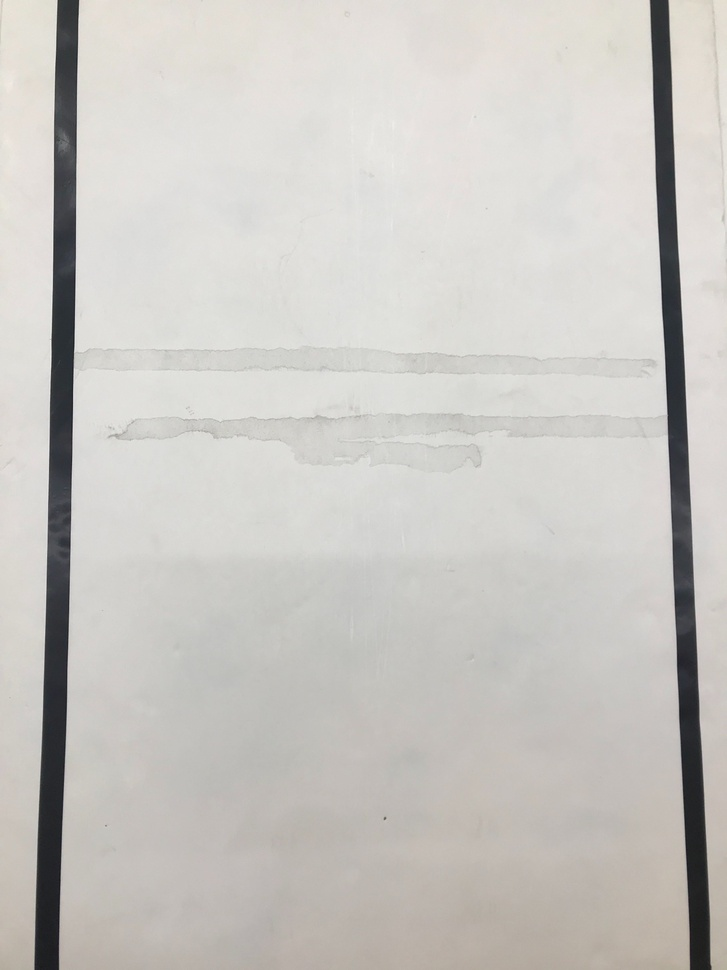
#> input picture line.jpg, 727 x 970 px, shrunk from 3024 x 4032 before the run
$ python canny_test.py
#> lines starting #> are read from the running program, lines starting #| are printed output that depends on the picture; after the words box and inside, x2 and y2 are one past the last pixel; in counts of white or black regions, pixels touching at a corner belong together
import cv2
import numpy as np
import matplotlib.pyplot as plt
import time

lane_img = cv2.imread("./line.jpg", cv2.IMREAD_COLOR)
#> lane_img is the input picture: shape (970, 727, 3); mean B, G, R 194.2, 198.5, 200.9
hsv = cv2.cvtColor(lane_img, cv2.COLOR_BGR2HSV)
#> hsv: shape (970, 727, 3); mean H, S, V 27.1, 10.4, 201.3

lower_black = np.array([0, 0, 0])
upper_black = np.array([105, 105, 105])
mask = cv2.inRange(hsv, lower_black, upper_black)
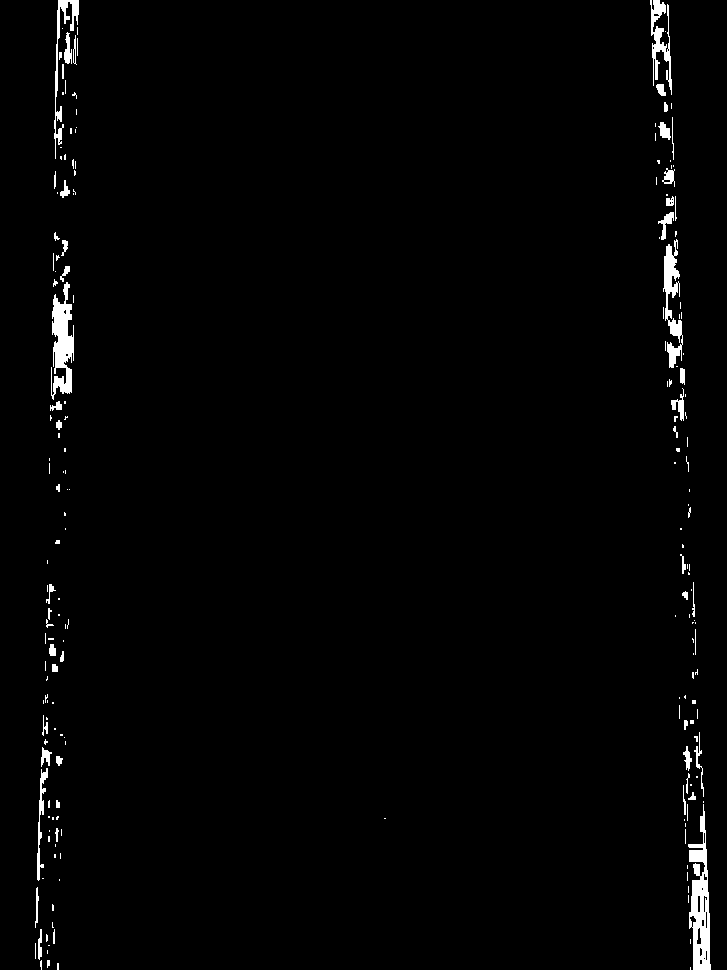
#> mask: shape (970, 727); 1.5% white; 200 white regions (144 under 20 px), largest, box (x1, y1, x2, y2) and area: (688, 804, 711, 970) 1985, (51, 282, 74, 400) 1587, (663, 239, 683, 368) 1129
canny = cv2.Canny(mask, 150, 300)
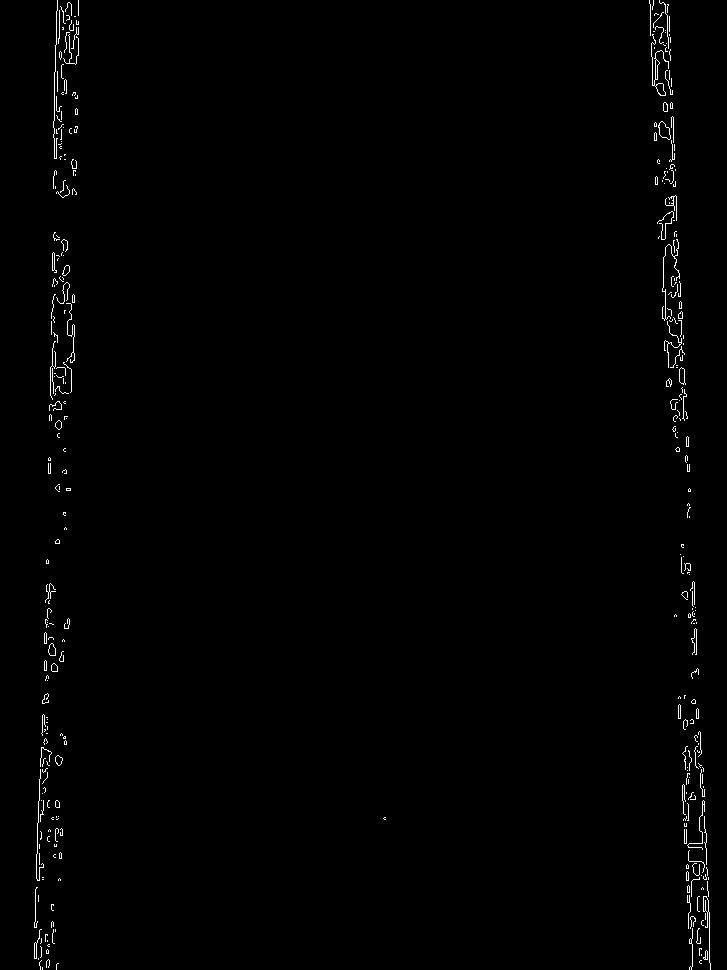
#> canny: shape (970, 727); 0.8% white in thin lines or dots

canny_img = np.copy(canny)
height = canny_img.shape[0]
#> height = 970
width = canny_img.shape[1]
#> width = 727

print(f"Image width : {width}, height : {height}\n")
#| Image width : 727, height : 970

## for middle locations
img = cv2.imread('./line.jpg')
gray = cv2.cvtColor(img,cv2.COLOR_BGR2GRAY)
gray_img = np.copy(gray)

d = height // 10
#> d = 97
epo1 = 2*d
#> epo1 = 194
epo2 = d*9
#> epo2 = 873
crop_img = gray_img[epo1:epo2] # height를 d등분해서 3번째 (2d ~ 3d-1)
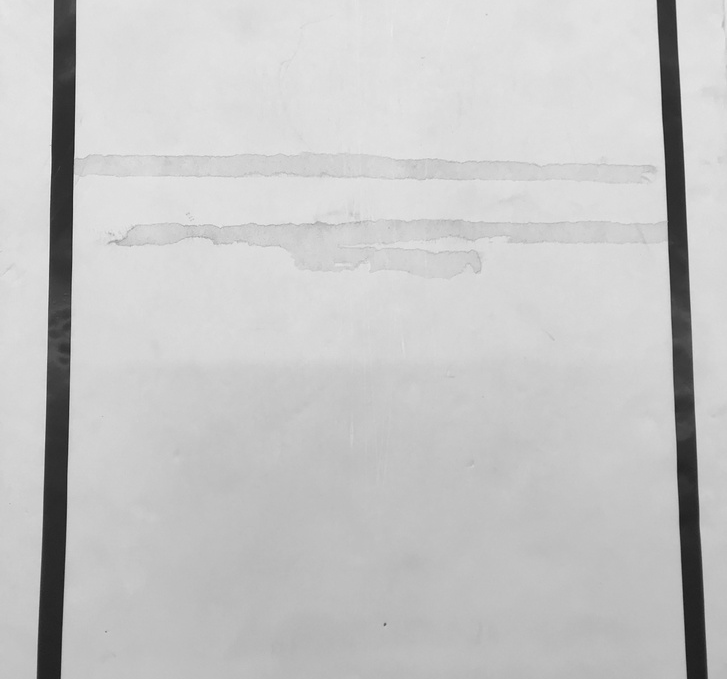
#> crop_img: shape (679, 727); min 24, max 241, mean 198.1

# strengthen
strengthen_img = np.power(crop_img, 2)
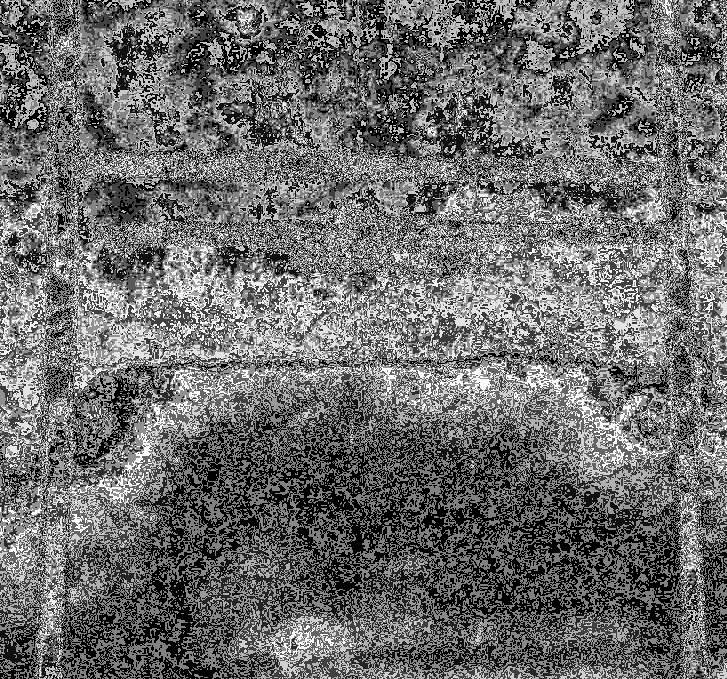
#> strengthen_img: shape (679, 727); min 0, max 249, mean 108.1
crop_height = strengthen_img.shape[0]
#> crop_height = 679
crop_width = strengthen_img.shape[1]
#> crop_width = 727
print(f"Crop image width : {crop_width}, height : {crop_height}\n")
#| Crop image width : 727, height : 679

middles = []

start = time.time()
for i in range(len(strengthen_img)):
    lcur = crop_width // 2 - (crop_width // 4)
    rcur = crop_width // 2 + (crop_width // 4)

    while(strengthen_img[i][lcur] == 0 and strengthen_img[i][rcur] == 0):
        if strengthen_img[i][lcur] == 0:
            lcur -= 1
        if strengthen_img[i][rcur] == 0:
            rcur += 1
        if lcur < 0:
            lcur = 0
            break
        if rcur > crop_width - 1:
            rcur = crop_width - 1
            break

    middle = (rcur + lcur) // 2
    middles.append(middle)
#> after the loop, middles = 679 values from 363 to 363

## draw middle line
color = (0, 255, 0)
for i in range(epo1, epo2):
    gray_img = cv2.line(gray_img,(middles[i-epo1],i), (middles[i-epo1],i), color, 5)
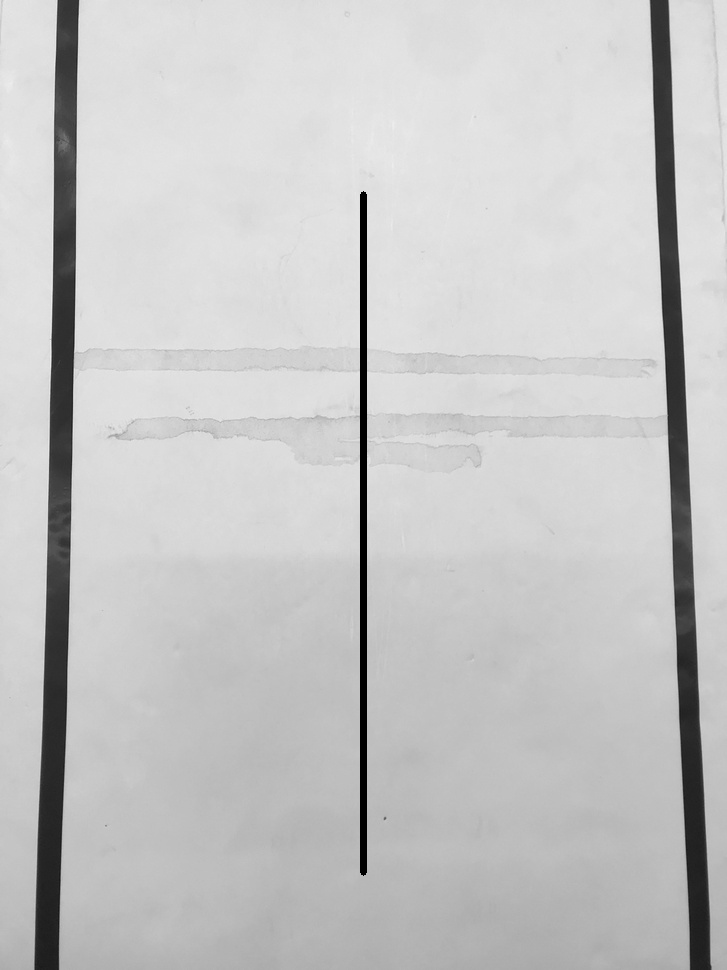
#> gray_img: shape (970, 727); min 0, max 241, mean 197.3

## plt.imshow(img)
plt.subplot(1, 2, 1)
plt.imshow(gray_img)
plt.subplot(1, 2, 2)
plt.imshow(crop_img)
plt.show()
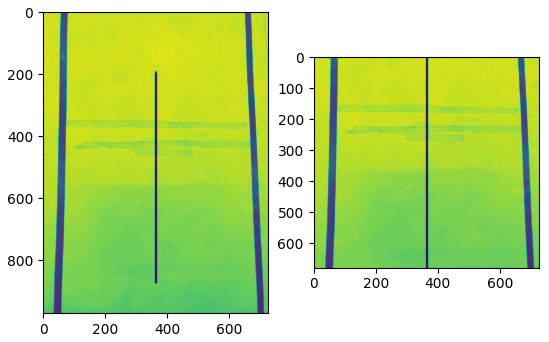
#> figure drawn by matplotlib, 2 panels
x_center = np.mean(middles)
#> x_center = 363

print(f"avg of middle point : {x_center}")
#| avg of middle point : 363.0
end = time.time()

print(f"running time : {end-start} sec")

# [58 lines of commented-out code are left out]

$ run again, with lane.jpg copied over line.jpg
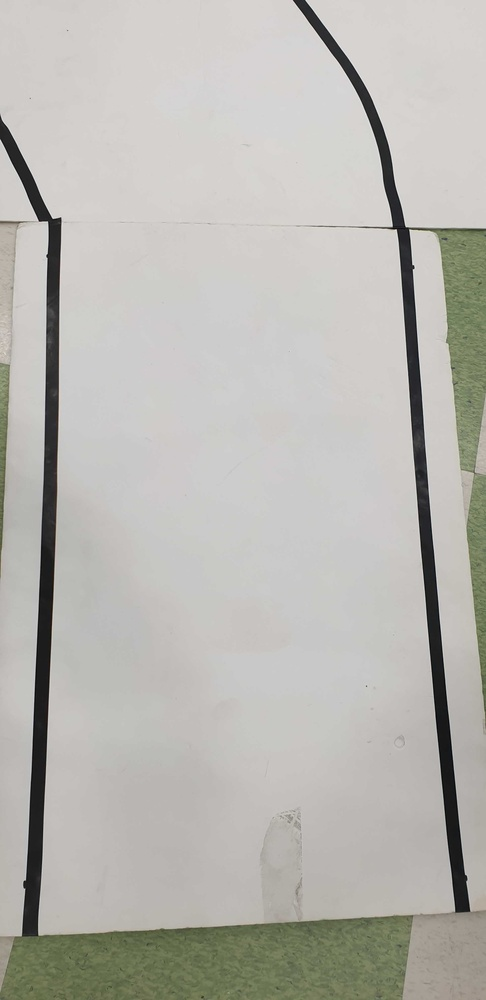
#> input picture lane.jpg, 486 x 1000 px, shrunk from 1960 x 4032 before the run
#> lane_img is the input picture: shape (1000, 486, 3); mean B, G, R 177.6, 183, 184.4
#> hsv: shape (1000, 486, 3); mean H, S, V 24.3, 13, 185.3
#> `mask = cv2.inRange(hsv, lower_black, upper_black)`:
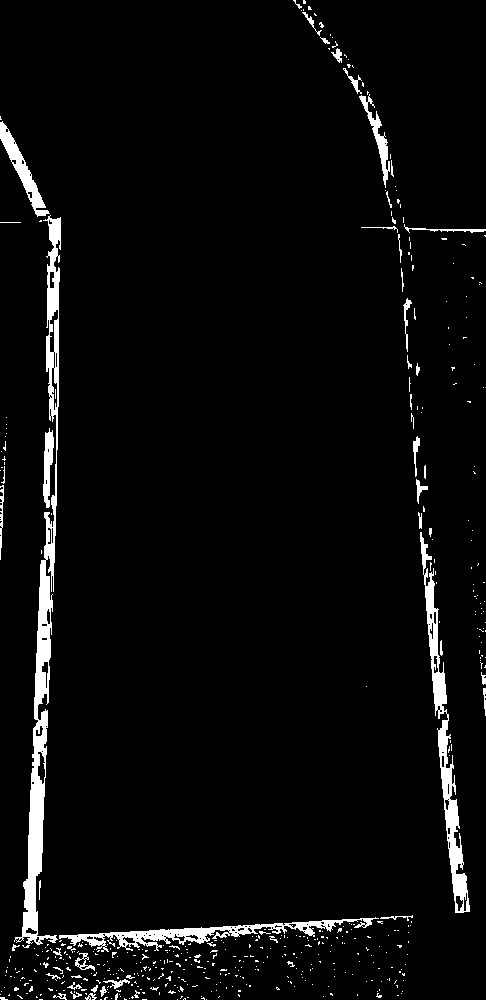
#> mask: shape (1000, 486); 4% white; 504 white regions (450 under 20 px), largest, box (x1, y1, x2, y2) and area: (14, 215, 61, 945) 7230, (420, 532, 470, 913) 3491, (59, 917, 379, 952) 2588
#> canny: shape (1000, 486); 2.1% white in thin lines or dots
#| Image width : 486, height : 1000
#| Crop image width : 486, height : 700
#> after the loop `for i in range(len(strengthen_img)):`: middles = 700 values from 243 to 243
#> `plt.show()`:
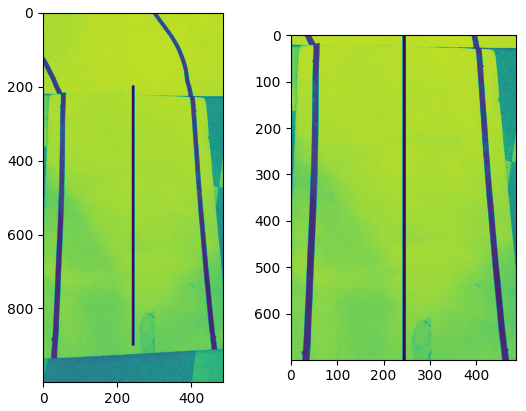
#> figure drawn by matplotlib, 2 panels
#> x_center = 243
#| avg of middle point : 243.0
